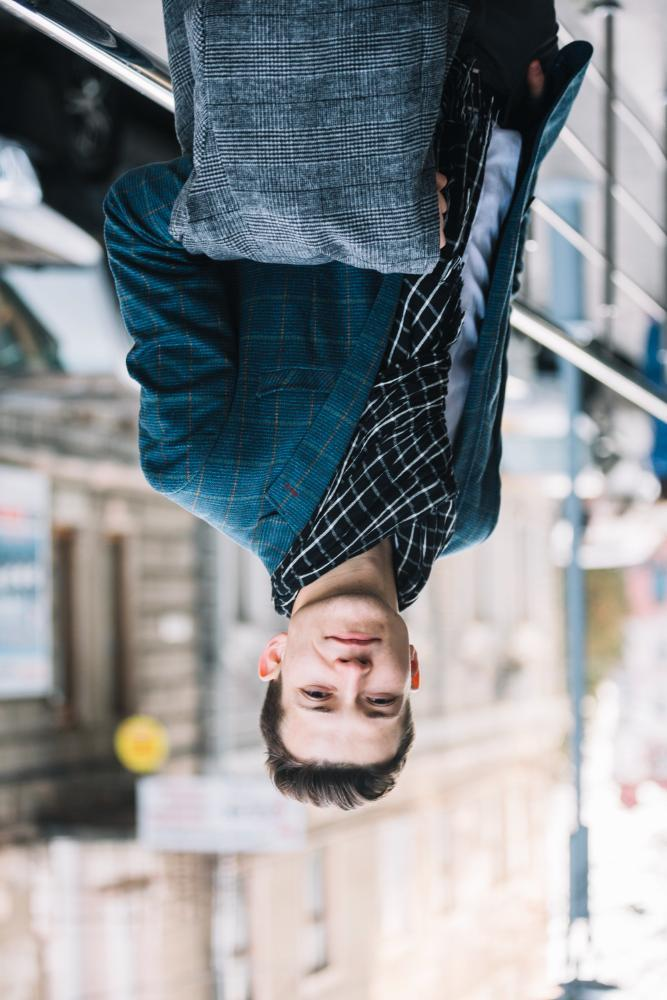
#> input picture oracle - Copy/input_image.jpg, 667 x 1000 px, found by its file name
$ python exam.py
#> lines starting #> are read from the running program, lines starting #| are printed output that depends on the picture
#> further down, image is the input picture: shape (1000, 667, 3); mean B, G, R 145.3, 141.5, 137.2
import cv2
import numpy as np

def mean_filter_color(image, kernel_size):
    # Splitting the image into color channels
#> called with kernel_size = 3
    b, g, r = cv2.split(image)
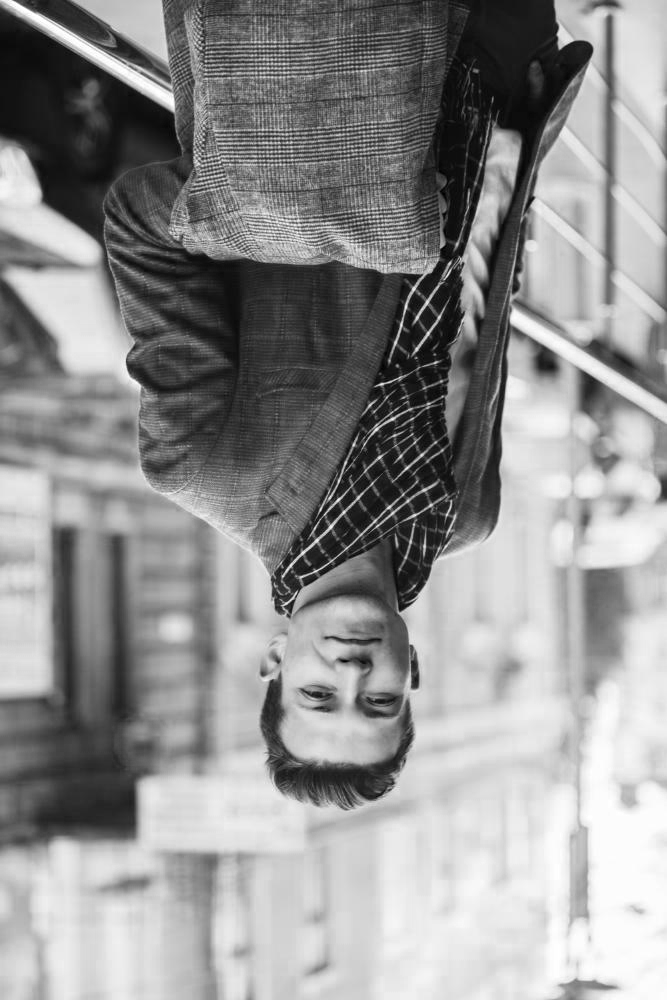
#> b: shape (1000, 667); min 0, max 255, mean 145.3
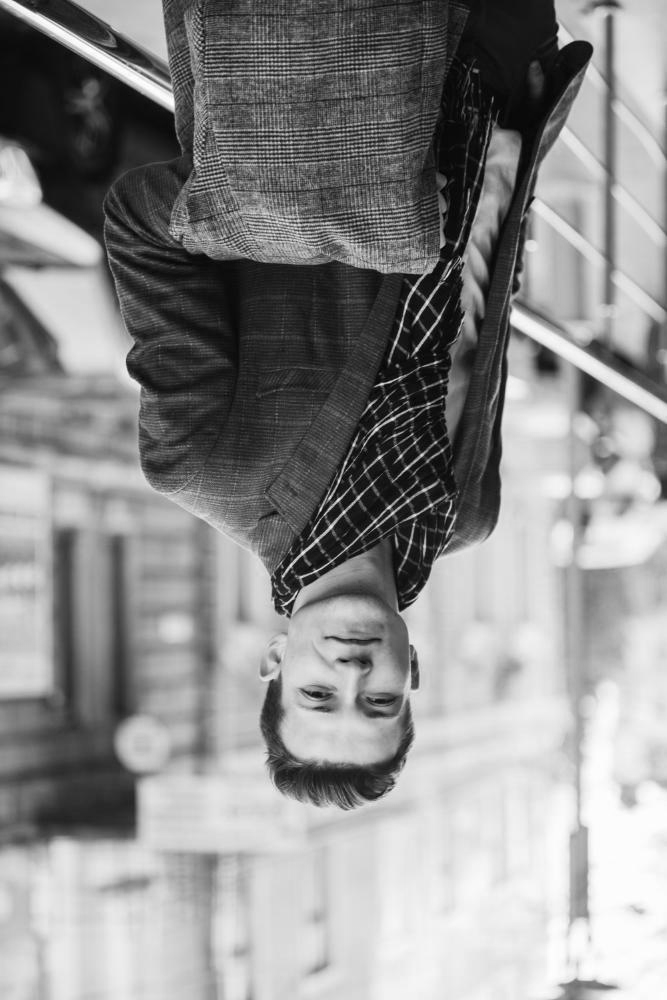
#> g: shape (1000, 667); min 0, max 255, mean 141.5
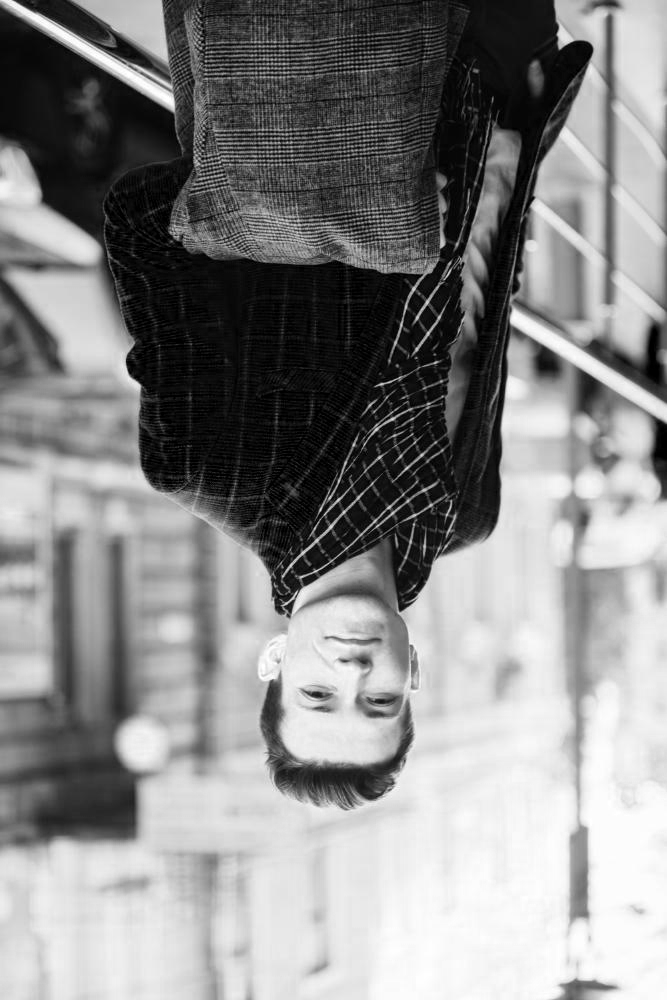
#> r: shape (1000, 667); min 0, max 255, mean 137.2

    # Applying mean filter on each color channel
    b_filtered = cv2.blur(b, (kernel_size, kernel_size))
    g_filtered = cv2.blur(g, (kernel_size, kernel_size))
    r_filtered = cv2.blur(r, (kernel_size, kernel_size))

    # Merging the filtered color channels back into a single image
    filtered_image = cv2.merge((b_filtered, g_filtered, r_filtered))

    return filtered_image

# Reading the color image
image = cv2.imread('input_image.jpg')

# Applying the mean filter with kernel size 3
filtered_image = mean_filter_color(image, 3)

# Displaying the original and filtered images
cv2.imshow('Original Image', image)
cv2.imshow('Filtered Image', filtered_image)
cv2.waitKey(0)
cv2.destroyAllWindows()

$ run again, with oracle - Copy/image.jpg copied over oracle - Copy/input_image.jpg
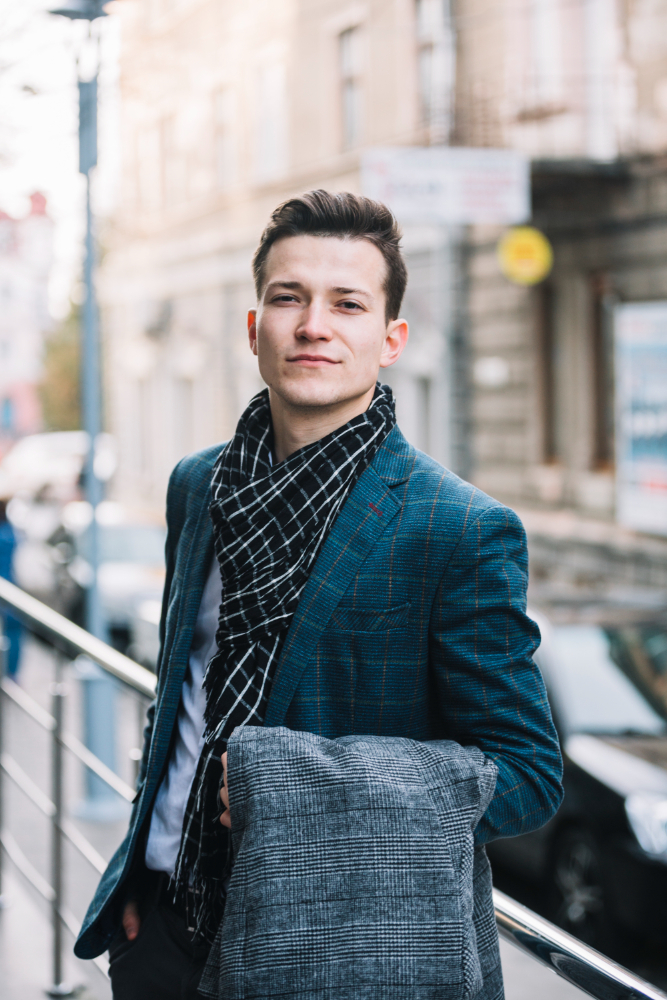
#> input picture oracle - Copy/image.jpg, 667 x 1000 px, found by its file name
#> image is the input picture: shape (1000, 667, 3); mean B, G, R 145.3, 141.5, 137.1
#> in mean_filter_color, `b, g, r = cv2.split(image)`:
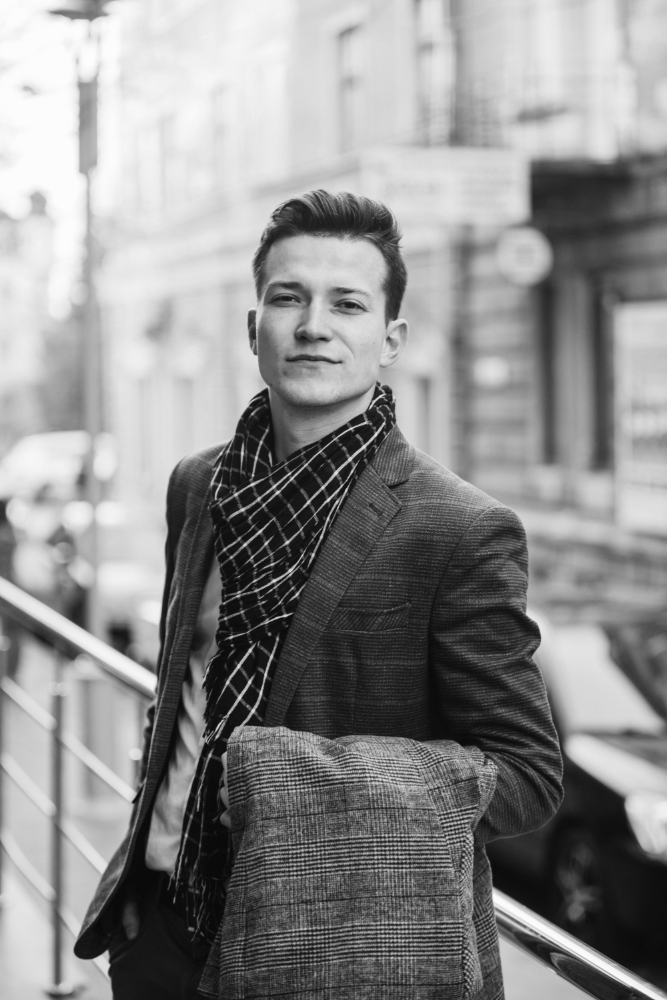
#> g: shape (1000, 667); min 8, max 254, mean 141.5
#> in mean_filter_color, `b, g, r = cv2.split(image)`:
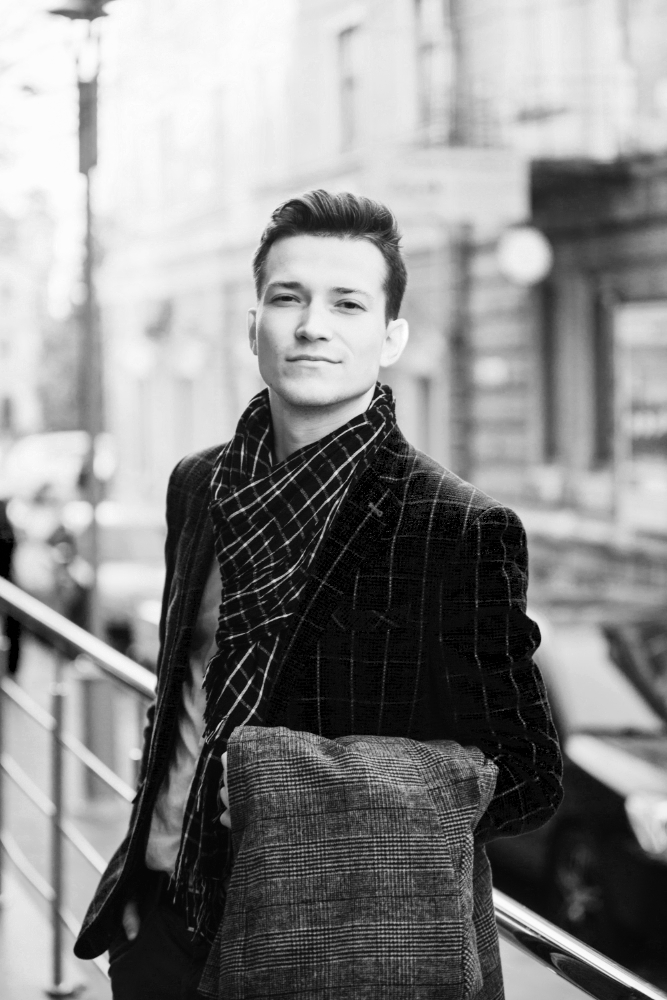
#> r: shape (1000, 667); min 0, max 255, mean 137.1
